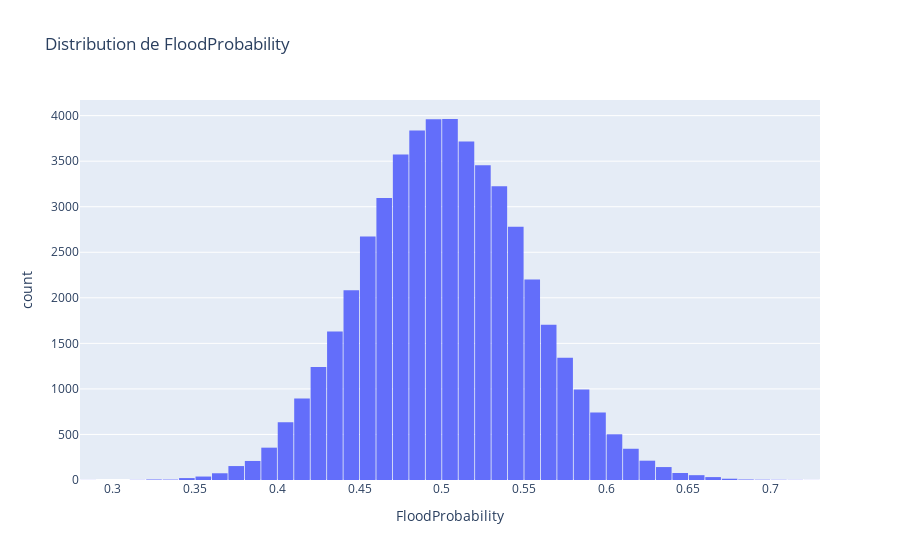

The notebook cell this image was saved under:
### Code cell
# Distribution de FloodProbability (Plotly interactif)
fig = px.histogram(df, x='FloodProbability', nbins=50, title='Distribution de FloodProbability')
fig.update_layout(bargap=0.05)
fig.show()

# Colonnes numériques disponibles
num_cols = df.select_dtypes(include=[np.number]).columns.tolist()
if 'FloodProbability' in num_cols:
    num_cols.remove('FloodProbability')
print('Colonnes numériques (excluant FloodProbability):', num_cols)

### Figure 1 — Plotly figure (JSON) as saved in the notebook; plotly's stock layout.template omitted (floating-point values rounded to 4 significant figures; data arrays with more than 128 entries replaced by an {"elided": "..."} marker saying what was removed)
{"data": [{"bingroup": "x", "hovertemplate": "FloodProbability=%{x}<br>count=%{y}<extra></extra>", "legendgroup": "", "marker": {"color": "#636efa", "pattern": {"shape": ""}}, "name": "", "nbinsx": 50, "orientation": "v", "showlegend": false, "type": "histogram", "x": {"elided": "50000 float values"}, "xaxis": "x", "yaxis": "y"}], "layout": {"bargap": 0.05, "barmode": "relative", "legend": {"tracegroupgap": 0}, "title": {"text": "Distribution de FloodProbability"}, "xaxis": {"anchor": "y", "domain": [0, 1], "title": {"text": "FloodProbability"}}, "yaxis": {"anchor": "x", "domain": [0, 1], "title": {"text": "count"}}}}
